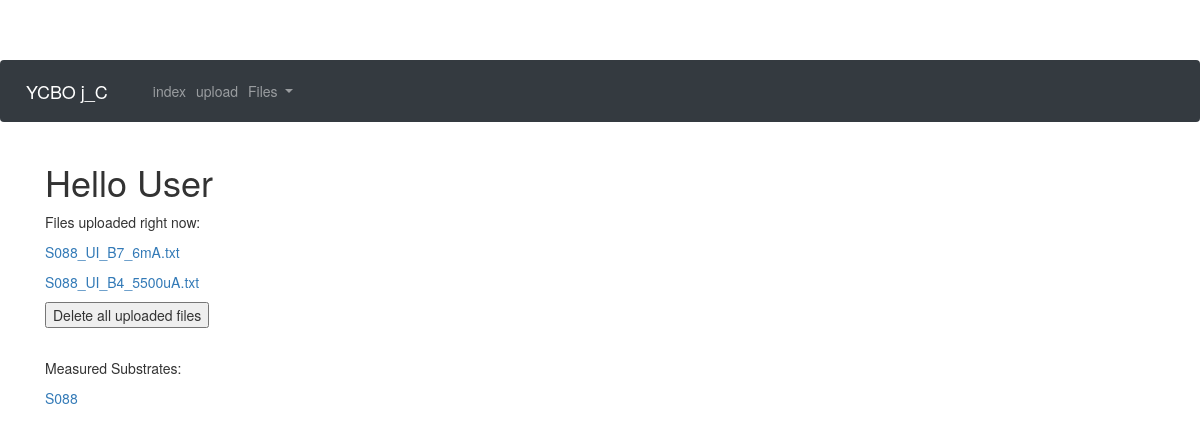
/index, run on the app's committed database.
### app/models.py (models this page shows, shortened)
class Document(db.Model):
    id = db.Column(db.Integer, primary_key = True)
    bridge_id = db.Column(db.Integer, db.ForeignKey("bridge.id"))
    filename = db.Column(db.String(64))
    remove_offset = db.Column(db.Boolean,default=False)
    remove_ohm = db.Column(db.Boolean,default=False)
    amplification = db.Column(db.Integer, default = 1000)
    j_C = db.Column(db.Float)
    res = db.Column(db.Float)

class Substrate(db.Model):
    id = db.Column(db.Integer, primary_key = True)
    substratename = db.Column(db.String(32))
    Au_layer = db.Column(db.Integer)
    YBCO_layer = db.Column(db.Integer)
    bridges = db.relationship("Bridge", backref = "substrate", lazy="dynamic")

### app/routes.py (the view)
@app.route("/", methods=["POST","GET"])
@app.route("/index", methods=["POST","GET"])
def index():
    form=DeleteAllFiles()
    files = Document.query.all()
    if request.method =="POST":
        for file in files:
            deleteFile(file.filename)
        return redirect(url_for("index"))
    return render_template("index.html", title="home", files = files,form=form,substrates=Substrate.query.all())

### app/forms.py
class DeleteAllFiles(FlaskForm):
    submit = SubmitField("Delete all uploaded files")

### app/templates/index.html
{% extends "base.html" %}
{% block content %}
<h1>Hello User</h1>
<p>Files uploaded right now:</p>
{% if files|length == 0 %}
<p>no files found -- <a href="{{url_for('upload')}}">Upload here!</a></p>
{% else %}
{% for file in files %}
<p><a href="{{url_for('file',filename=file.filename)}}">{{file.filename}}</a></p>
{% endfor %}
{% endif %}
<form action="" method = "post">
  <p>
    {{ form.submit() }}
  </p>
</form>
{% if substrates|length > 0 %}
<br>
<p>Measured Substrates:<p>
{% for substrate in substrates %}
<p><a href="{{url_for('substrate', substratename = substrate.substratename) }}">{{substrate.substratename}}</a></p>
{% endfor %}
{% endif %}
{% endblock %}

### app/templates/base.html (style rules this page uses)
body { padding-top: 60px; }

### data on the page
Document: filename "S088_UI_B7_6mA.txt"
Document: filename "S088_UI_B4_5500uA.txt"
Substrate: substratename "S088"
